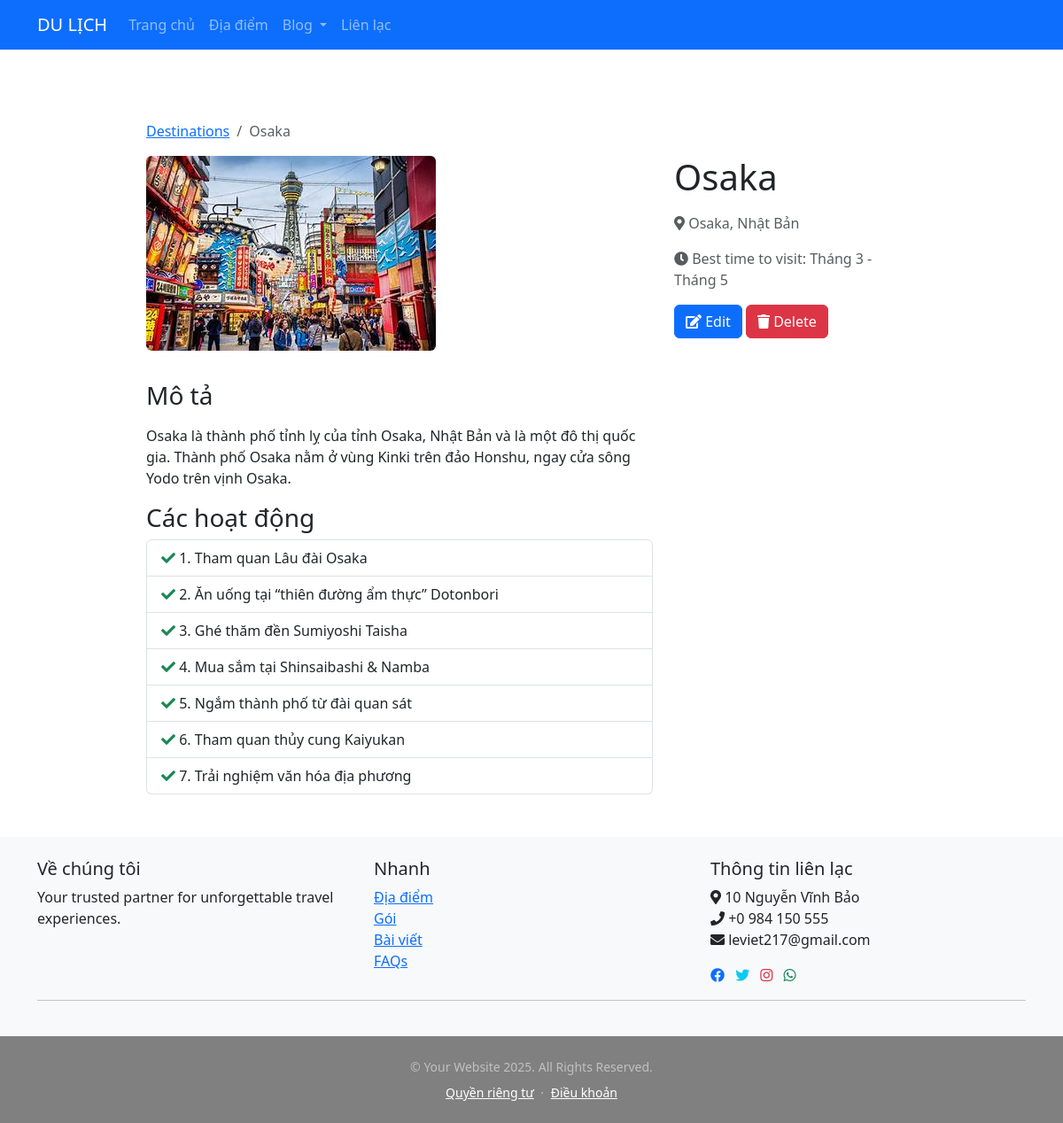
Screenshot of /destination/osaka/ with the database file from the repository.
### destination/models.py (models this page shows, shortened)
class Destination(models.Model):
    name = models.CharField(max_length=200)
    slug = models.SlugField(unique=True, blank=True)
    description = models.TextField()
    location = models.CharField(max_length=200)
    image = models.ImageField(upload_to='destinations/')
    featured_activities = models.TextField(help_text='List the featured activities, one per line')
    best_time_to_visit = models.CharField(max_length=200, help_text="Ex: Spring (February-April)")
    created_at = models.DateTimeField(auto_now_add=True)
    updated_at = models.DateTimeField(auto_now=True)
    class Meta:
        ordering = ['name']
    def get_activities_list(self):
        return [activity.strip() for activity in self.featured_activities.split('\n') if activity.strip()]

### destination/views.py (the view)
# urls.py: path('<slug:slug>/', views.destination_detail, name='destination_detail'),
def destination_detail(request, slug):
    destination = get_object_or_404(Destination, slug=slug)
    return render(request, 'destination/destination_detail.html', {'destination': destination})

### templates/destination/destination_detail.html (shortened to what this page needs)
{% extends 'base.html' %}
{% load static %}
{% block content %}
<div class="container mt-4">
    <nav aria-label="breadcrumb">
        <ol class="breadcrumb">
            <li class="breadcrumb-item"><a href="{% url 'destination:destination_list' %}">Destinations</a></li>
            <li class="breadcrumb-item active">{{ destination.name }}</li>
        </ol>
    </nav>
    <div class="row">
        <div class="col-md-8">
            <img src="{{ destination.image.url }}" class="img-fluid rounded" alt="{{ destination.name }}">
        </div>
        <div class="col-md-4">
            <h1 class="mb-3">{{ destination.name }}</h1>
            <p class="text-muted">
                <i class="fas fa-map-marker-alt"></i> {{ destination.location }}
            </p>
            <p class="text-muted">
                <i class="fas fa-clock"></i> Best time to visit: {{ destination.best_time_to_visit }}
            </p>
            <div class="mb-4">
                <a href="{% url 'destination:destination_edit' destination.slug %}" class="btn btn-primary">
                    <i class="fas fa-edit"></i> Edit
                </a>
                <a href="{% url 'destination:destination_delete' destination.slug %}" class="btn btn-danger">
                    <i class="fas fa-trash"></i> Delete
                </a>
            </div>
        </div>
    </div>
    <div class="row mt-4">
        <div class="col-md-8">
            <h3>Mô tả</h3>
            <p>{{ destination.description|linebreaks }}</p>
            <h3>Các hoạt động</h3>
            <ul class="list-group">
                {% for activity in destination.get_activities_list %}
                <li class="list-group-item">
                    <i class="fas fa-check text-success"></i> {{ activity }}
                </li>
                {% endfor %}
            </ul>
        </div>
    </div>
</div>
{% endblock %}

### rows the page displays
Destination: name "Osaka", image (picture), location "Osaka, Nhật Bản", best_time_to_visit "Tháng 3 - Tháng 5", description "Osaka là thành phố tỉnh lỵ của tỉnh Osaka, Nhật Bản và là một đô thị quốc gia. Thành phố Osaka nằm ở vùng Kinki trên đảo Honshu, ngay cửa sông Yodo trên vịnh Osaka."

### other values shown
{{ activity }} "1. Tham quan Lâu đài Osaka" "2. Ăn uống tại “thiên đường ẩm thực” Dotonbori" "3. Ghé thăm đền Sumiyoshi Taisha" "4. Mua sắm tại Shinsaibashi & Namba" "5. Ngắm thành phố từ đài quan sát" "6. Tham quan thủy cung Kaiyukan" "7. Trải nghiệm văn hóa địa phương"
